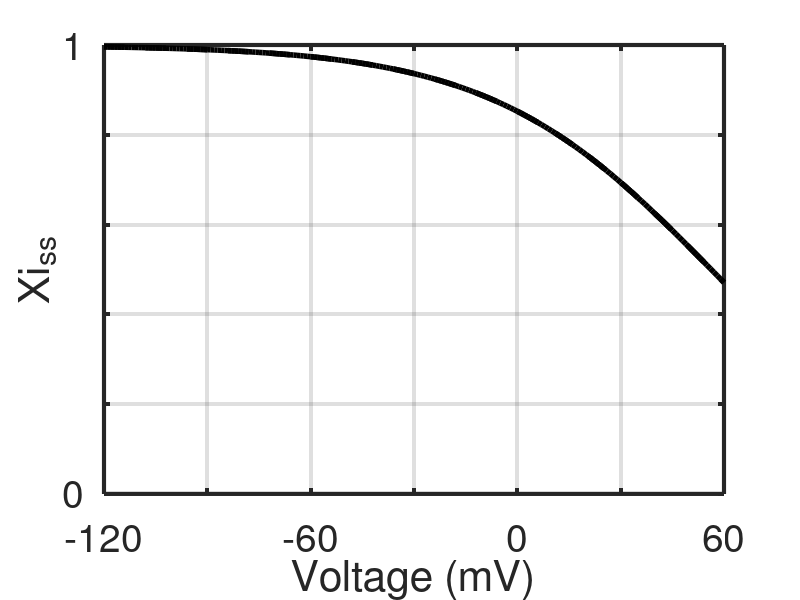
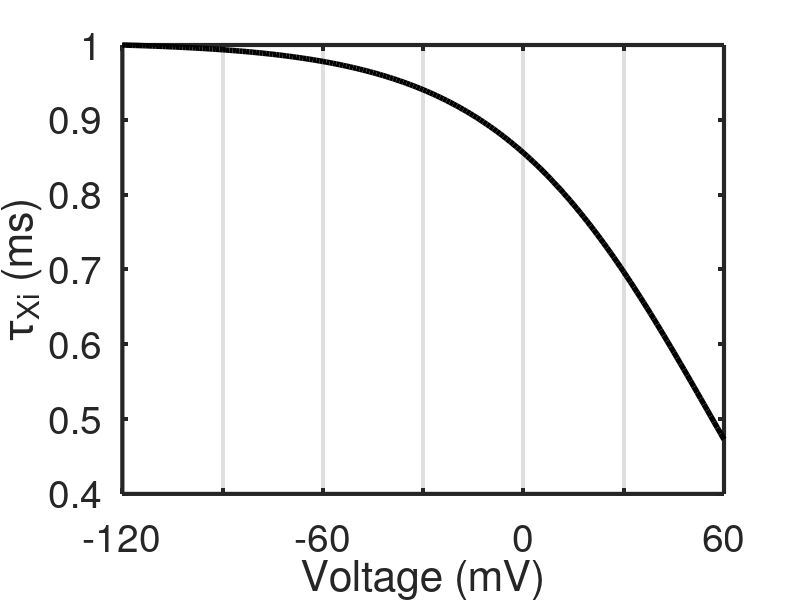

The MATLAB script that drew these images, in order: (Note: this script raises an error after producing the figures.)
clear;
clc;
close all;

%% Set directories
current_dir = cd;
Idx_backslash = find(current_dir == filesep);
main_dir = current_dir(1:Idx_backslash(end));
data_dir = [main_dir 'data' filesep];
code_dir = [main_dir 'code' filesep];
output_dir = [main_dir 'output' filesep];
storage_dir = [main_dir 'storage' filesep];

%% Define constants
R = 8.314;
T = 310;
F = 96485;

%% Calculate bond graph constants

A = exp(-56.26/32.1);
K = 1/(1+A*exp(-120/32.1));

alpha0 = K;
beta0 = A*K;

zf = 0;
zr = R*T/32.1/F;

V = -120:1:60;

alpha = alpha0*exp(zf*F*V/R/T);
beta = beta0*exp(zr*F*V/R/T);

g_ss = alpha./(alpha + beta);
tau = 1./(alpha + beta);

g_ss_LR = 1./(1+exp((V-56.26)/32.1));

h1 = figure;
hold on;
plot(V,g_ss,'k--','LineWidth',4);
plot(V,g_ss_LR,'k','LineWidth',4)
% legend('Luo and Rudy','Fitted');
xlabel('Voltage (mV)');
ylabel('Xi_{ss}');
set(gca,'FontSize',28);
box on;
xlim([-120 60]);
ylim([0 1]);
set(gca,'XTick',-120:30:60);
set(gca,'YTick',0:0.2:1);
xticklabels({-120,'',-60,'',0,'',60});
yticklabels({0,'','','','',1});
set(gca,'LineWidth',3);
grid on;

colorOrder = get(gca, 'ColorOrder');

h2 = figure;
plot(V,tau,'k','LineWidth',4);
xlabel('Voltage (mV)');
ylabel('\tau_{Xi} (ms)');
set(gca,'FontSize',28);
xlim([-120 60]);
set(gca,'XTick',-120:30:60);
% set(gca,'YTick',0:0.2:1);
xticklabels({-120,'',-60,'',0,'',60});
% yticklabels({0,'','','','',1});
set(gca,'LineWidth',3);
set(gca,'xgrid','on');

print_figure(h1,output_dir,'g_ss_Xi');
print_figure(h2,output_dir,'tau_Xi');